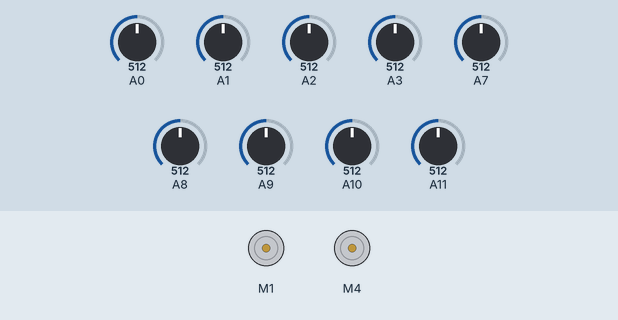
Simulated run of this sketch. Board: Arduino Mega 2560, built with avr-gcc and run on an emulated ATmega2560. Parts: 2 × DC motor (green arrow = forward, orange = backward, longer = faster). The test bench sets the inputs (shaded band); at power-on: A0 = 512, A1 = 512, A2 = 512, A3 = 512, A7 = 512, A8 = 512, A9 = 512, A10 = 512, A11 = 512.

Above: at 0.1 s.
At 5.1 s:
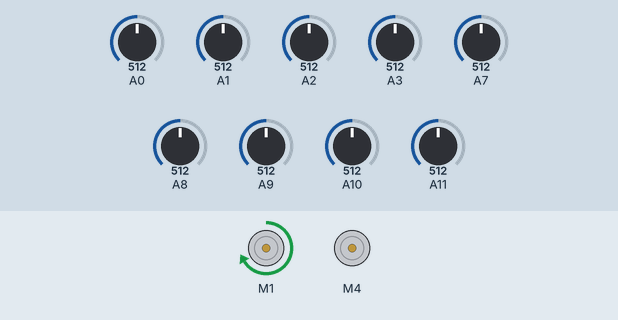
Timing chart, 0 to 6.6 s (numbered marks = the images above):
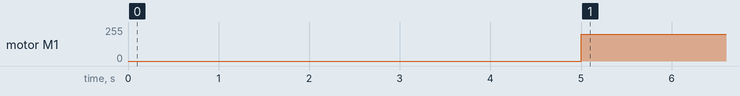

The sketch:

final_demo.ino
```cpp
/*
 * Wiring scheme
 *  Sensor slot / arduino input
 *  slot 2      / A0
 *  slot 4      / A1
 *  slot 6      / A2
 *  slot 8      / A3
 *  slot 10     / A4
 *  slot 11     / A7
 *  slot 12     / A8
 *  slot 13     / A9
 *  slot 14     / A10
 */

// ---- lib -------
#include <QTRSensors.h>
#include <Wire.h>
#include <Adafruit_MotorShield.h>

// ---- init motors ----------------------
Adafruit_MotorShield AFMS = Adafruit_MotorShield();
Adafruit_DCMotor *left_motor = AFMS.getMotor(1);
Adafruit_DCMotor *right_motor = AFMS.getMotor(4);
QTRSensors qtr;

//----- PID PARAM ------ PLAY AROUND PARAMS

float Kp = 0.20;
float Kd = 0;
float Ki = 0;
int MAX_PWR = 200; // 255 is maximum voltage to motors. [-255,255]
int Set_point = 7589; //change this for middle line

//---------- init varibles -------------------
int pos = 0;
int last_error = 0;
int sen_2 = 0;
int sen_4 = 0;
int sen_6 = 0;
int sen_8 = 0;
int sen_10 = 0;
int sen_11 = 0;
int sen_12 = 0;
int sen_13 = 0;
int sen_14 = 0;

void setup()
 {
  Serial.begin(9600);
  AFMS.begin();
  delay(5000);
 }

void loop()
{

      readdata(); // sensor read function.

      //------- PID ALGO -------------------
      int error =  pos - Set_point; //
      int sum_error = sum_error + error;
      int adju = Kp*error + Ki*sum_error + Kd*(error - last_error);
      last_error = error;
      //----------------------------------

       //-----------------Motor------------------
       // sensor aray tilted to the left --> turn robot other way by slowing down one wheel increasing speed on the other.
       // Same thing for tilt to the right.
       // speed can noly be 0 or MAX_PWR varible.
       left_motor -> setSpeed(constrain(MAX_PWR - adju, 0 , MAX_PWR));
       left_motor -> run(FORWARD);
       right_motor -> setSpeed(constrain(MAX_PWR + adju, 0 , MAX_PWR));
       right_motor -> run(FORWARD);


}

void readdata()
{
sen_2 = analogRead(A0);
sen_4 = analogRead(A1);
sen_6 = analogRead(A2);
sen_8 = analogRead(A3);
sen_10 = analogRead(A7);
sen_11 = analogRead(A8);
sen_12 = analogRead(A9);
sen_13 = analogRead(A10);
sen_14 = analogRead(A11);

//---- READ FUNC -----------
//build on pololu readLine func https://www.pololu.com/docs/0J19/all.
// returns estimated position of the line value of 2000 indicates the line is under sen_2 .... value 14000 indicates the line is under sen_14
pos = ((2000*sen_2 + 4000*sen_4 + 6000*sen_6 + 7000*sen_8 + 8000*sen_10 + 9000*sen_11 + 10000*sen_12 + 12000*sen_13 + 14000*sen_14) / (sen_2+sen_4+sen_6+sen_8+sen_10+sen_11+sen_12+sen_13+sen_14));

}
```

Measured:
- by itself, motor M1: stopped → forward 200/255 at 5.0 s
